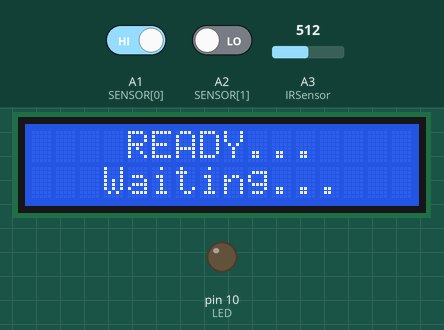
Simulated run of this sketch. Board: Arduino Uno, built with avr-gcc and run on an emulated ATmega328P. Shown: 16×2 character LCD, output pins drawn as LEDs (lit = HIGH). The test bench sets the inputs (shaded band); at power-on: A2 (SENSOR[1]) LOW, A3 (IRSensor) = 512, A1 (SENSOR[0]) HIGH.

Above: at 1.6 s.
1.7 s: A2 (SENSOR[1]) driven HIGH
At 2.02 s:
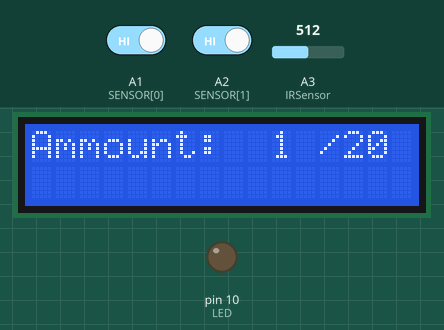
At 2.8 s:
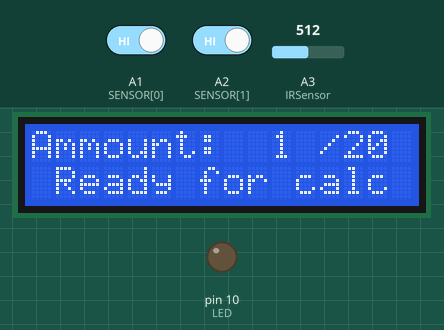
3.7 s: A3 (IRSensor) set to 593
5.2 s: A3 (IRSensor) set to 619
At 5.35 s:
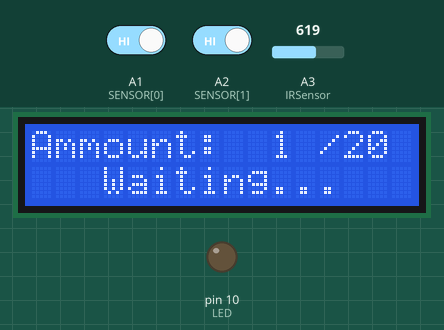
Timing chart, 0 to 8.2 s (numbered marks = the images above; inputs shaded):
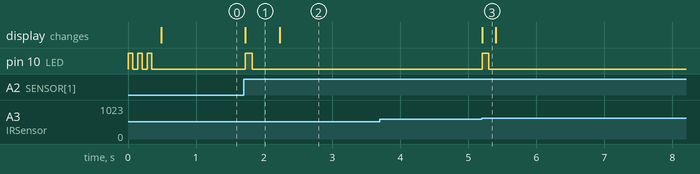

The sketch:

IRCounterSuole.ino
```cpp
#define MAX_DISTANCE 30
#define LED          10                                                                                       // светодиод
#define BUTTON        9                                                                                       // кнопка
#define BUTTON        9                                                                                       // кнопка

float Work_Point_cm = 0.0;

float delta_cm = 0.8; // 0.45 0.5 0.8

int Error = 0;

int counter = 0; // -1

unsigned int maxCount = 20;

int IRSensor = 3; // IR sensor pin

unsigned long t_refresh_LED = 0;

bool flg1 = false; // test IR

int SENSOR[2] =  {A1, A2};

#include <LiquidCrystal.h> // lcd


int preCounter = 0;

LiquidCrystal lcd(8, 9, 4, 5, 6, 7);

//////////////////////////////////////////////////////////////////////////////////////////////////////////////////////////////////////////////////////////////////////////////////
// сетап
//////////////////////////////////////////////////////////////////////////////////////////////////////////////////////////////////////////////////////////////////////////////////
void setup() {
    //Serial.begin(9600);

    pinMode(LED, OUTPUT);
    pinMode(BUTTON, INPUT);
    pinMode(SENSOR[0], INPUT);
    pinMode(SENSOR[1], INPUT);

    Blink();                                                                                                  // мигаем

    lcd.begin(16, 2);
	// Print a message to the LCD

    lcd.setCursor(4, 0);
    lcd.print("READY...");
}

//////////////////////////////////////////////////////////////////////////////////////////////////////////////////////////////////////////////////////////////////////////////////
// мигаем - знак приветствия/конец цикла
//////////////////////////////////////////////////////////////////////////////////////////////////////////////////////////////////////////////////////////////////////////////////
int Blink() {
    for (int i = 0; i<3; i++) {
        digitalWrite(LED, HIGH);                                                                              // мигаем
        delay(70);
        digitalWrite(LED, LOW);
        delay(70);
    }
}

void LcdEnd() {
  for (int i = 0; i<3; i++) {
  	lcd.clear();
    delay(400);
    lcd.setCursor(0, 0);
    lcd.print("***** END! *****");
    lcd.setCursor(0, 1);
    lcd.print("****************");
    delay(400);
  }
}

void lcdCount(int counter = 0) {

	lcd.clear();

	lcd.setCursor(0, 0);
    lcd.print("Ammount: ");

    lcd.setCursor(10, 0);
    lcd.print("  /20");

    lcd.setCursor(10, 0);
    lcd.print(counter);
}


//////////////////////////////////////////////////////////////////////////////////////////////////////////////////////////////////////////////////////////////////////////////////
// считывает среднее 5 значений
//////////////////////////////////////////////////////////////////////////////////////////////////////////////////////////////////////////////////////////////////////////////////
float AveradgeDist() {
	// IR sensor

	float res = 0;
    for (int i = 0; i<10; i++) {
        //delay(10);

        int k = analogRead(IRSensor); //

        res = res + k;
    }
    res = round(res / 10);

	float volts = res*0.0048828125;  // value from sensor * (5/1024)
	float test_double_accuracy = 13*pow(volts, -1); // worked out from datasheet graph

	if (test_double_accuracy > 30)
	{
		test_double_accuracy = 30;
	}

    return test_double_accuracy;
}

//////////////////////////////////////////////////////////////////////////////////////////////////////////////////////////////////////////////////////////////////////////////////
// главный цикл
//////////////////////////////////////////////////////////////////////////////////////////////////////////////////////////////////////////////////////////////////////////////////
void loop() {

//    if (Error == 0) {                                                                                         // если нет ошибки

        //delay(50);

        float t_cm = AveradgeDist();                                                                          // считываем показания датчика

//		Serial.println(t_cm);
//        if (t_cm != 0.0) {                                                                                    // если показание "удачное"

            if (abs(t_cm - Work_Point_cm) > delta_cm) {                                                       // если большое отклонение

                if (Work_Point_cm == -1.0) 																// если забрали руку
                {
                    Work_Point_cm = t_cm;                                                               // новая рабочая точка
                    //Serial.println("ready to measure");
                    lcd.setCursor(0, 2);
                    lcd.print(" Ready for calc ");
                }
                else
                {                                                                                      // если приклали руку
                    Work_Point_cm = -1.0;
                    lcd.setCursor(0, 2);
                    lcd.print("   Waiting...   ");
                    flg1 = false; //

                    preCounter = counter; // якщо стелька не зафіксована то можливо дискретний датчик спрацював випадково і не потрібно чекати довго

					if ((digitalRead(SENSOR[0]) == LOW) || (digitalRead(SENSOR[1]) == LOW))
  					{
  						//Serial.println("Рука");

  						 while(flg1 == false)
  						{
  							if ((digitalRead(SENSOR[0]) == HIGH) && (digitalRead(SENSOR[1]) == HIGH))
  							{
  								delay(20); // затримка на скидання флагу (при проведенні руки інколи зникає контакт)
  								flg1 = true;
  							}

                  			//Serial.println("eeee");
  						}

  						counter++;

  					    lcdCount(counter);

  						//Serial.print("counter++ ");
  						//Serial.print(counter);
  					}

  				// END                                                                                // инкримент счетчика

  					//Serial.print("dist: ");
  					//Serial.println(t_cm);

                    digitalWrite(LED, HIGH);                                                                  // мигаем
                    delay(100);
                    digitalWrite(LED, LOW);
                }

                if (counter >= maxCount ) {                                                                         // если стопка заполнена

                    digitalWrite(LED, HIGH);

                    LcdEnd(); // lcd end func

                    delay(1500);                                                                              // пауза для последней стельки

                    float dist = 0.0;                                                                         // временная дистанция
                    do {                                                                                      // цикл ожидания "забирания" стопки стельки
                        delay(100);
                        dist = AveradgeDist();                                                                // считываем показания датчика
                        //Serial.print("wait ");
                        //Serial.println(dist);
                    } while (dist < 24.5);  // 24.5                                                                    // если стопка пустая

					          //Serial.println("wait end");

                    digitalWrite(LED, LOW);                                                                   // выключаем светодиод


                    delay(4000);                                                                              // пауза для забора стельки

                    Blink(); // мигаем

                    counter = 0;                                                                              // обнуляем счетчик

                    lcdCount(0); // ready to work

                    Work_Point_cm = AveradgeDist();                                                           // новая рабочая точка
                } else {
                	// Serial.print("preCounter = ");
                	// Serial.print(preCounter);
                	// Serial.print("counter = ");
                	// Serial.println(counter);
                	if(preCounter != counter) // якщо стелька не зафіксована то можливо дискретний датчик спрацював випадково тоді не потрібно чекати довго
                    {
                    	delay(400);                                                                              // пауза для следующей стельки
                    }
                    else
                    {
                    	delay(100);
                    }
                }
            }
}


//        } else {                                                                                              // если ошибка чтения
//          Serial.println("ZERO");
////            Error = -1;
//        }

//        if (digitalRead(BUTTON) == HIGH) {                                                                    // если нажата кнопка во время цикла
//            digitalWrite(LED, LOW);                                                                           // выключаем светодиод
//
//            delay(4000);                                                                                      // пауза для забора стельки
//
//            Blink();                                                                                          // мигаем
//            LcdEnd();
//
//            counter = 0;
//
//            //lcd.clear();                                                                                    // обнуляем счетчик
//
//            lcdCount(counter);
//
//            Work_Point_cm = AveradgeDist();                                                                   // новая рабочая точка
//        }
//    } else {                                                                                                  // если ошибка
//
//        int state_LED = 0;
//        t_refresh_LED = millis();
//
//        do {                                                                                                  // цикл ожидания нажатия на кнопку
//           if (millis() - t_refresh_LED > 500) {
//              state_LED = 1 - state_LED;
//              digitalWrite(LED, state_LED);
//              t_refresh_LED = millis();
//           }
//
//        } while (digitalRead(BUTTON) == LOW);
//
//        digitalWrite(LED, LOW);                                                                               // выключаем светодиод
//
//        Error = 0;                                                                                            // сбрасываем ошибку
//        counter = 0;                                                                                          // обнуляем счетчик
//        Work_Point_cm = AveradgeDist();                                                                       // новая рабочая точка
//    }
```

Measured:
- the behaviour switches between 605 and 606 on A3 (IRSensor) (found by bisection; images 2 and 3)
- after the input at 1.7 s, pin 10 (LED): LOW → HIGH at once, → LOW 0.10 s later; the display: changes at once (image 1)
- after the input at 3.7 s, every drawn part: stays the same
- after the input at 5.2 s, pin 10 (LED): LOW → HIGH at once, → LOW 0.10 s later; the display: changes at once (image 3)
- what the display in image 1 shows lasts 0.5 s, from 1.7 s to 2.2 s
